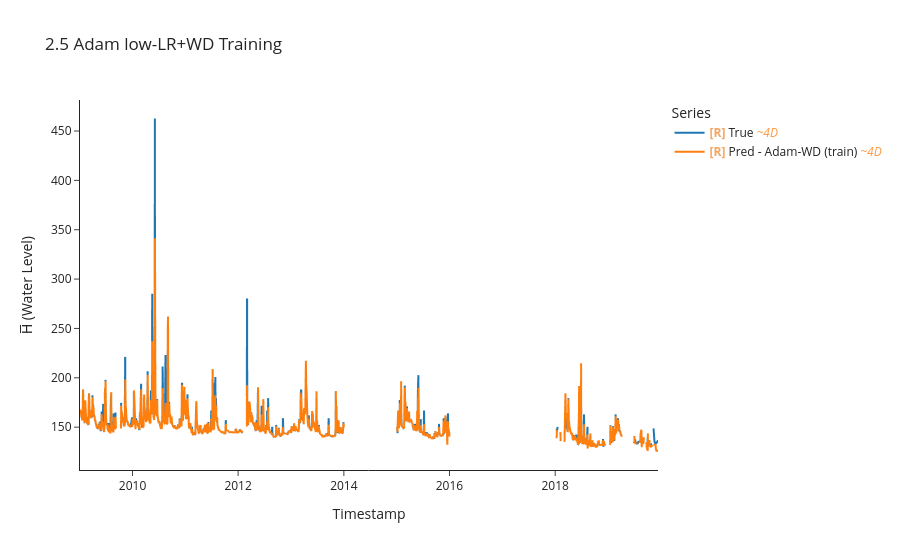

Write notebook code for a chart like this one.
### Markdown cell above
### 2- ADAM

### Code cell
torch.manual_seed(42)

model_adamwd, _, crit_adamwd = build_mlp(LOOKBACK * N_FEATURES, HORIZON)
opt_adamwd = optim.Adam(model_adamwd.parameters(), lr=1e-4, weight_decay=1e-4)

y_tr_awd, y_pr_awd, idx_awd, losses_awd = uf.train_model_online(
    model_adamwd, opt_adamwd, crit_adamwd,
    BEST_TRAIN_DS, train_df,
    LOOKBACK, HORIZON, BATCH_SIZE,
    max_grad_norm=1.0,
)

uf.calculate_metrics_and_plot(
    {"Adam-WD (train)": (y_tr_awd, y_pr_awd, idx_awd)},
    plot_title="2.5 Adam low-LR+WD Training",
    export_metrics=True, export_html=True,
    export_file_name="results/training/online/p2_adam_wd",
)

### Figure 1 — Plotly figure (JSON) as saved in the notebook; plotly's stock layout.template omitted (floating-point values rounded to 4 significant figures; data arrays with more than 128 entries replaced by an {"elided": "..."} marker saying what was removed)
{"data": [{"hovertemplate": "Legend=True<br>Timestamp=%{x}<br>H̅ (Water Level)=%{y}<extra></extra>", "legendgroup": "True", "line": {"color": "#1f77b4", "dash": "solid", "width": 2}, "marker": {"symbol": "circle"}, "mode": "lines", "name": "<b style=\"color:sandybrown\">[R]</b> True <i style=\"color:#fc9944\">~4D</i>", "showlegend": true, "type": "scattergl", "uid": "1ad58403-475b-45d9-98b6-14c8c3adc354", "x": {"elided": "1011 str values"}, "xaxis": "x", "y": {"elided": "1011 float values"}, "yaxis": "y"}, {"hovertemplate": "Legend=Pred - Adam-WD (train)<br>Timestamp=%{x}<br>H̅ (Water Level)=%{y}<extra></extra>", "legendgroup": "Pred - Adam-WD (train)", "line": {"color": "#ff7f0e", "dash": "solid", "width": 2}, "marker": {"symbol": "circle"}, "mode": "lines", "name": "<b style=\"color:sandybrown\">[R]</b> Pred - Adam-WD (train) <i style=\"color:#fc9944\">~4D</i>", "showlegend": true, "type": "scattergl", "uid": "64780afc-f242-44ca-a2c6-190e81a44e23", "x": {"elided": "1014 str values"}, "xaxis": "x", "y": {"elided": "1014 float values"}, "yaxis": "y"}], "layout": {"height": 550, "legend": {"title": {"text": "Series"}, "tracegroupgap": 0}, "title": {"text": "2.5 Adam low-LR+WD Training"}, "xaxis": {"anchor": "y", "domain": [0, 1], "title": {"text": "Timestamp"}}, "yaxis": {"anchor": "x", "domain": [0, 1], "title": {"text": "H̅ (Water Level)"}}}}
